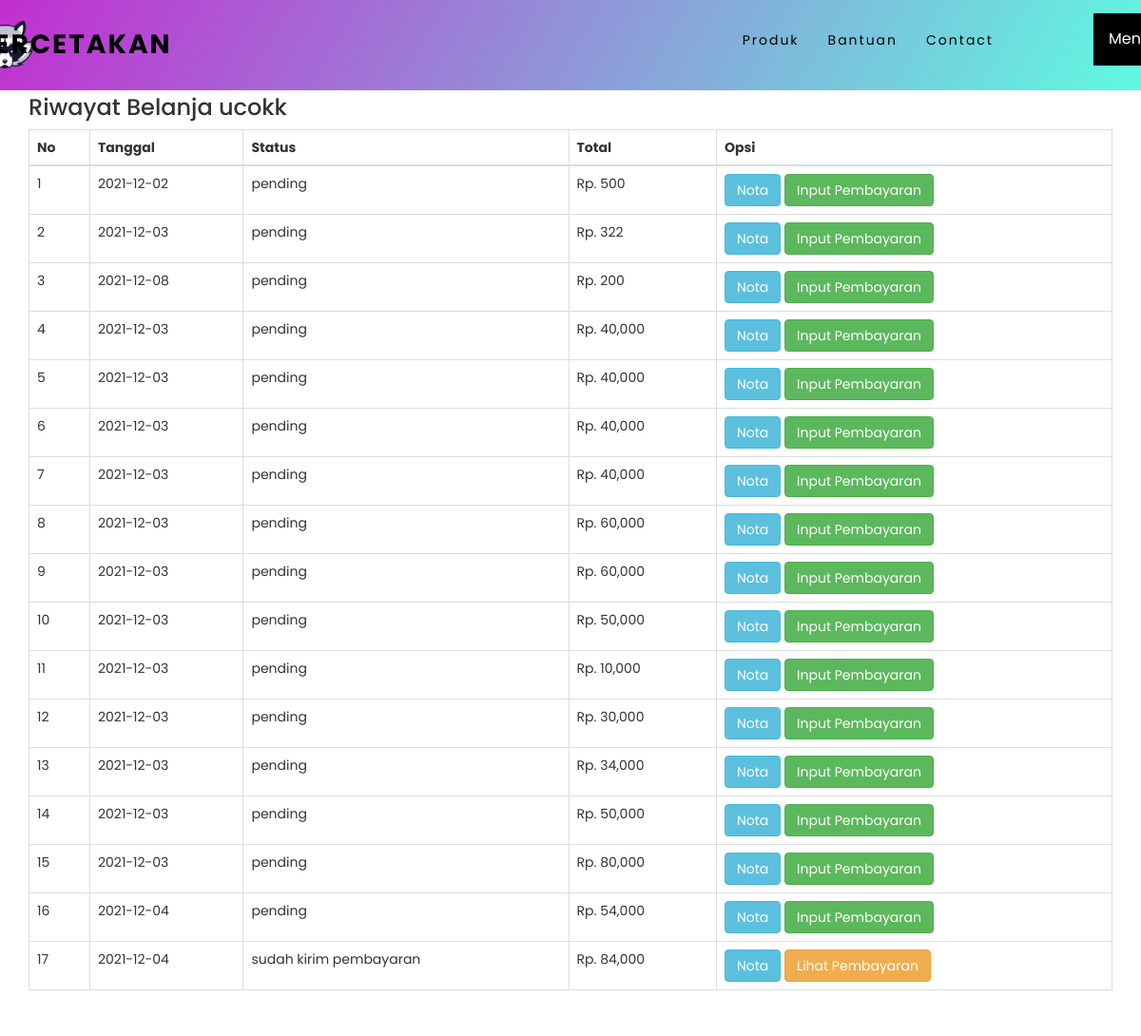
Page /riwayat.php (signed in) on the committed database.
### tables this page shows
CREATE TABLE `pembelian` (
  `id_pembelian` int(11) NOT NULL,
  `id_pelanggan` int(11) NOT NULL,
  `id_ongkir` int(11) NOT NULL,
  `tanggal_pembelian` date NOT NULL,
  `total_pembelian` int(11) NOT NULL,
  `nama_kota` varchar(100) NOT NULL,
  `tarif` int(11) NOT NULL,
  `status_pembelian` varchar(100) NOT NULL DEFAULT 'pending',
  `resi_pengiriman` varchar(50) NOT NULL
);

### riwayat.php (the view, shortened to what this page needs)
<?php
include 'koneksi.php';
?>
<!DOCTYPE html>
<html>
<head>
	<link rel="stylesheet" type="text/css" href="admin/assets/css/bootstrap.css">
  	<link rel="stylesheet" type="text/css" href="css/dashboard.css">
</head>
<body>
<header>
	  <img class="poto" src="css/2.png" width="60" height="50"><a class="logo" href="dashboard.php">Percetakan</a>
	<div class="dropdown">
	<button class="dropbtn">Menu</button>
	</div>
	<ul>
	  <li><a href="dashboard.php">Produk</a></li>
	  <li><a href="#news">Bantuan</a></li>
	  <li><a href="#contact">Contact</a></li>
	</ul>
</header>
<br>
<br>
<br>
<br>
<section class="riwayat">
	<div class="container">
		<h3>Riwayat Belanja <?php echo $_SESSION["pelanggan"]["nama_pelanggan"] ?></h3>
		<table class="table table-bordered">
			<thead>
				<tr>
					<th>No</th>
					<th>Tanggal</th>
					<th>Status</th>
					<th>Total</th>
					<th>Opsi</th>
				</tr>
			</thead>
			<tbody>
				<?php $nomor=1; ?>
				<?php
				$id_pelanggan = $_SESSION["pelanggan"]['id_pelanggan'];
				$ambil = $koneksi->query("SELECT * FROM pembelian WHERE id_pelanggan='$id_pelanggan'");
				while($pecah = $ambil->fetch_assoc()){
				?>
				<tr>
					<td><?php echo $nomor; ?></td>
					<td><?php echo $pecah["tanggal_pembelian"] ?></td>
					<td>
						<?php echo $pecah["status_pembelian"] ?>
						<br>
					</td>
					<td>Rp. <?php echo number_format($pecah["total_pembelian"]) ?></td>
					<td>
						<a href="nota.php?id=<?php echo $pecah["id_pembelian"] ?>" class="btn btn-info">Nota</a>
						<?php if ($pecah['status_pembelian']=="pending"): ?>
						<a href="pembayaran.php?id=<?php echo $pecah["id_pembelian"]; ?>" class="btn btn-success">
							Input Pembayaran
						</a>
						<?php else: ?>
						<a href="lihat_pembayaran.php?id=<?php echo $pecah["id_pembelian"]; ?>" class="btn btn-warning">
							Lihat Pembayaran
						</a>
						<?php endif ?>
					</td>
				</tr>
				<?php $nomor++; ?>
				<?php } ?>
			</tbody>
		</table>
	</div>
</section>
</body>
</html>

### css/dashboard.css (style rules this page uses)
* { margin: 0; padding: 0; box-sizing: border-box; font-family: 'Poppins', sans-serif; }
body { background: #fff; min-height: 200vh; }
header { position: fixed; top: 0; left: 0; width: 100%; display: flex; justify-content: space-between; align-items: center; background: linear-gradient(120deg, #c22ed0, #5ffae0); transition: 0.6s; padding: 20px 100px; z-index: 100000; }
header .logo { position: relative; font-weight: 700; color: #000; text-decoration: none; font-size: 2em; text-transform: uppercase; letter-spacing: 2px; transition: 0.6s; right: 390px; }
header ul { position: relative; display: flex; justify-content: center; align-items: center; right: 40px; }
header ul li { position: relative; list-style: none; }
header ul li a { position: relative; margin: 0 15px; text-decoration: none; color: #000; letter-spacing: 2px; font-weight: 500px; transition: 0.6s; }
.dropbtn { background-color: #000; color: white; padding: 16px; font-size: 16px; border: none; cursor: pointer; }
.dropdown { position: relative; display: inline-block; float: right; left: 500px; bottom: 6px; }
.poto { position: relative; right: 250px; }

### rows in the picture
pembelian: tanggal_pembelian "2021-12-02", status_pembelian "pending", total_pembelian "500"
pembelian: tanggal_pembelian "2021-12-03", status_pembelian "pending", total_pembelian "322"
pembelian: tanggal_pembelian "2021-12-08", status_pembelian "pending", total_pembelian "200"
pembelian: tanggal_pembelian "2021-12-03", status_pembelian "pending", total_pembelian "40,000"
pembelian: tanggal_pembelian "2021-12-03", status_pembelian "pending", total_pembelian "40,000"
pembelian: tanggal_pembelian "2021-12-03", status_pembelian "pending", total_pembelian "40,000"
pembelian: tanggal_pembelian "2021-12-03", status_pembelian "pending", total_pembelian "40,000"
pembelian: tanggal_pembelian "2021-12-03", status_pembelian "pending", total_pembelian "60,000"
pembelian: tanggal_pembelian "2021-12-03", status_pembelian "pending", total_pembelian "60,000"
pembelian: tanggal_pembelian "2021-12-03", status_pembelian "pending", total_pembelian "50,000"
pembelian: tanggal_pembelian "2021-12-03", status_pembelian "pending", total_pembelian "10,000"
pembelian: tanggal_pembelian "2021-12-03", status_pembelian "pending", total_pembelian "30,000"
pembelian: tanggal_pembelian "2021-12-03", status_pembelian "pending", total_pembelian "34,000"
pembelian: tanggal_pembelian "2021-12-03", status_pembelian "pending", total_pembelian "50,000"
pembelian: tanggal_pembelian "2021-12-03", status_pembelian "pending", total_pembelian "80,000"
pembelian: tanggal_pembelian "2021-12-04", status_pembelian "pending", total_pembelian "54,000"
pembelian: tanggal_pembelian "2021-12-04", status_pembelian "sudah kirim pembayaran", total_pembelian "84,000"

### other values in the picture
$_SESSION["pelanggan"]["nama_pelanggan"] "ucokk"
